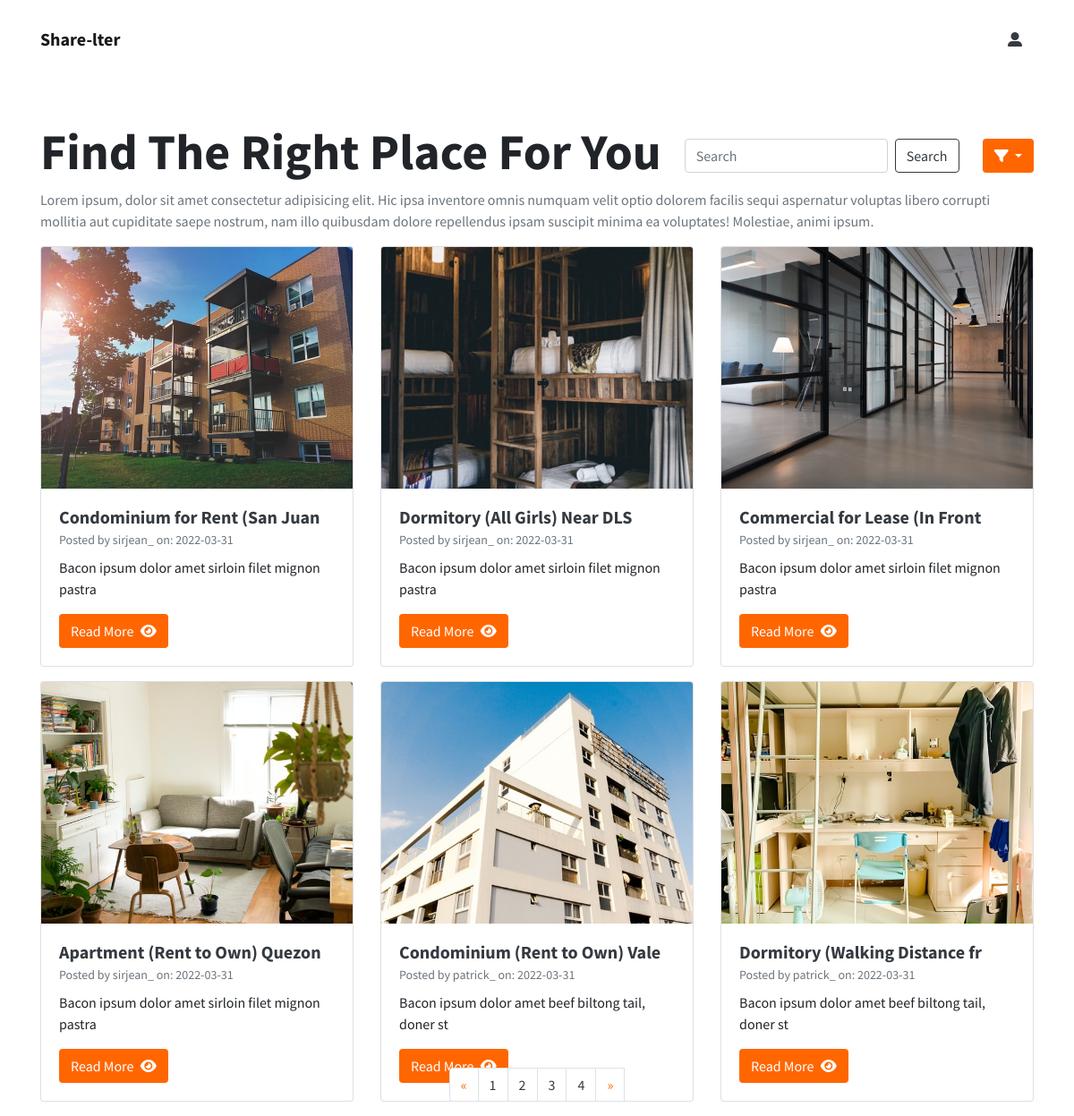
The app's page /user/index.php with its own data.
### tables this page shows
CREATE TABLE `posts` (
  `post_id` int(3) NOT NULL,
  `post_category_id` int(3) NOT NULL,
  `post_title` varchar(255) NOT NULL,
  `post_author` varchar(255) NOT NULL,
  `post_date` date NOT NULL,
  `post_image` text NOT NULL,
  `post_content` text NOT NULL,
  `posted_by` int(3) NOT NULL,
  `post_tags` varchar(255) NOT NULL,
  `post_comment_count` int(11) NOT NULL
);

### user/index.php (the view, shortened to what this page needs)
<?php include "../includes/db.php";?>
<?php include "includes/user_header.php"?>
<?php include "includes/user_navigation.php"?>
<section class="mt-5">
  <div class="container">
    <div class="d-flex justify-content-between align-items-center">
      <h1 class="display-4 font-weight-bold text-capitalize">find the right place for you</h1>
      <form class="form-inline" action="search.php" method="post">
        <input name="search" class="form-control mr-sm-2" type="search" placeholder="Search" aria-label="Search">
        <button class="btn btn-outline-dark my-2 my-sm-0" name="submit"type="submit">Search</button>
      </form>
      <div class="dropdown">
        <button class="btn btn-custom text-white dropdown-toggle" type="button" id="dropdownMenu2" data-toggle="dropdown" aria-expanded="false">
        <i class="fa-solid fa-filter"></i>
        </button>
      </div>
    </div>
    <p class="text-muted">Lorem ipsum, dolor sit amet consectetur adipisicing elit. Hic ipsa inventore omnis numquam velit optio dolorem facilis sequi aspernatur voluptas libero corrupti mollitia aut cupiditate saepe nostrum, nam illo quibusdam dolore repellendus ipsam suscipit minima ea voluptates! Molestiae, animi ipsum.</p>
    <div class="row">
<?php
if (isset($_GET['page'])) {
    $page = $_GET['page'];
} else {
    $page = "";
}
if ($page == "" || $page == 1) {
    $page_1 = 0;
} else {
    $page_1 = ($page * 5) - 5;
}
$post_query_count = "SELECT * FROM posts";
$find_count = mysqli_query($connection, $post_query_count);
$count = mysqli_num_rows($find_count);
$count = ceil($count / 5);
$query = "SELECT * FROM posts LIMIT $page_1, 6";
$select_all_posts_query = mysqli_query($connection, $query);
while ($row = mysqli_fetch_assoc($select_all_posts_query)) {
    $post_id = $row['post_id'];
    $post_title = substr($row['post_title'], 0, 30);
    $post_author = $row['post_author'];
    $post_date = $row['post_date'];
    $post_image = $row['post_image'];
    $post_content = substr($row['post_content'], 0, 50);
    ?>
    <div class="col-lg-4 mb-3">
      <div class="card">
          <img src="../images/<?php echo $post_image ?>" class="card-img-top" alt="">
          <div class="card-body">
          <h5 class="card-title mb-0 font-weight-bold"><a class="text-dark" href="post.php?p_id=<?php echo $post_id ?>"><?php echo $post_title ?></a></h5>
            <small class="text-muted">Posted by <?php echo $post_author ?> on: <?php echo $post_date ?></small>
            <p class="card-text mt-2"><?php echo $post_content ?></p>
            <a href="#" class="btn btn-custom text-white">Read More <i class="fa-solid fa-eye ml-1"></i></a>
          </div>
      </div>
    </div>
<?php }?>
</div>
<div class="container d-flex justify-content-center mt-2 fixed-bottom">
      <nav aria-label="Page navigation example">
        <ul class="pagination">
          <li class="page-item">
            <a class="page-link" href="#" aria-label="Previous">
              <span aria-hidden="true">&laquo;</span>
            </a>
          </li>
          <?php
for ($i = 1; $i <= $count; $i++) {
    if ($i == $page) {
        echo "<li class='page-item'><a class='page-link text-dark active_link' href='index.php?page={$i}'>{$i}</a></li>";
    } else {
        echo "<li class='page-item'><a class='page-link text-dark' href='index.php?page={$i}'>{$i}</a></li>";
    }
}
?>
            <a class="page-link" href="#" aria-label="Next">
              <span aria-hidden="true">&raquo;</span>
            </a>
        </ul>
      </nav>
    </div>
</section>

### assets/css/style.css (style rules this page uses)
body { font-family: 'Source Sans Pro', sans-serif; overflow-x: hidden; }
.btn-custom { background-color: #ff6600; }
img { width: 270px; height: 270px; object-fit: cover; }
span { color: #ff6600; }

### records on screen
posts: post_image (picture), post_title "Condominium for Rent (San Juan", post_author "sirjean_", post_date "2022-03-31", post_content "Bacon ipsum dolor amet sirloin filet mignon pastra"
posts: post_image (picture), post_title "Dormitory (All Girls) Near DLS", post_author "sirjean_", post_date "2022-03-31", post_content "Bacon ipsum dolor amet sirloin filet mignon pastra"
posts: post_image (picture), post_title "Commercial for Lease (In Front", post_author "sirjean_", post_date "2022-03-31", post_content "Bacon ipsum dolor amet sirloin filet mignon pastra"
posts: post_image (picture), post_title "Apartment (Rent to Own) Quezon", post_author "sirjean_", post_date "2022-03-31", post_content "Bacon ipsum dolor amet sirloin filet mignon pastra"
posts: post_image (picture), post_title "Condominium (Rent to Own) Vale", post_author "patrick_", post_date "2022-03-31", post_content "Bacon ipsum dolor amet beef biltong tail, doner st"
posts: post_image (picture), post_title "Dormitory (Walking Distance fr", post_author "patrick_", post_date "2022-03-31", post_content "Bacon ipsum dolor amet beef biltong tail, doner st"
